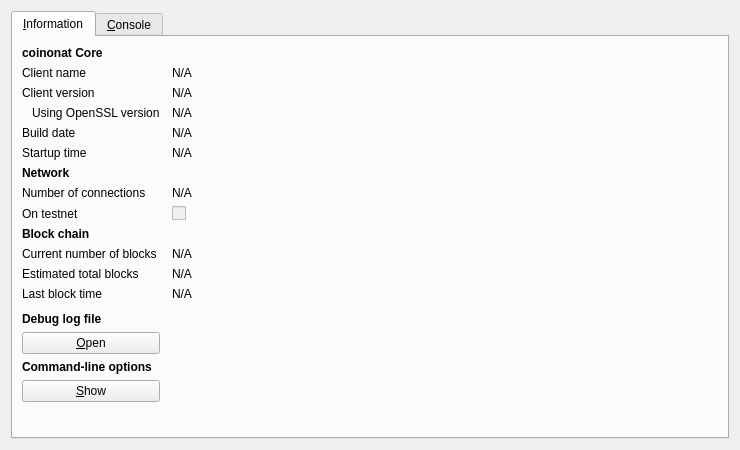
<?xml version="1.0" encoding="UTF-8"?>
<ui version="4.0">
 <class>RPCConsole</class>
 <widget class="QDialog" name="RPCConsole">
  <property name="geometry">
   <rect>
    <x>0</x>
    <y>0</y>
    <width>740</width>
    <height>450</height>
   </rect>
  </property>
  <property name="windowTitle">
   <string>coinonat - Debug window</string>
  </property>
  <layout class="QVBoxLayout" name="verticalLayout_2">
   <item>
    <widget class="QTabWidget" name="tabWidget">
     <property name="currentIndex">
      <number>0</number>
     </property>
     <widget class="QWidget" name="tab_info">
      <attribute name="title">
       <string>&amp;Information</string>
      </attribute>
      <layout class="QGridLayout" name="gridLayout" columnstretch="0,1">
       <property name="horizontalSpacing">
        <number>12</number>
       </property>
       <item row="0" column="0">
        <widget class="QLabel" name="label_9">
         <property name="font">
          <font>
           <weight>75</weight>
           <bold>true</bold>
          </font>
         </property>
         <property name="text">
          <string>coinonat Core</string>
         </property>
        </widget>
       </item>
       <item row="1" column="0">
        <widget class="QLabel" name="label_5">
         <property name="text">
          <string>Client name</string>
         </property>
        </widget>
       </item>
       <item row="1" column="1">
        <widget class="QLabel" name="clientName">
         <property name="cursor">
          <cursorShape>IBeamCursor</cursorShape>
         </property>
         <property name="text">
          <string>N/A</string>
         </property>
         <property name="textFormat">
          <enum>Qt::PlainText</enum>
         </property>
         <property name="textInteractionFlags">
          <set>Qt::LinksAccessibleByMouse|Qt::TextSelectableByKeyboard|Qt::TextSelectableByMouse</set>
         </property>
        </widget>
       </item>
       <item row="2" column="0">
        <widget class="QLabel" name="label_6">
         <property name="text">
          <string>Client version</string>
         </property>
        </widget>
       </item>
       <item row="2" column="1">
        <widget class="QLabel" name="clientVersion">
         <property name="cursor">
          <cursorShape>IBeamCursor</cursorShape>
         </property>
         <property name="text">
          <string>N/A</string>
         </property>
         <property name="textFormat">
          <enum>Qt::PlainText</enum>
         </property>
         <property name="textInteractionFlags">
          <set>Qt::LinksAccessibleByMouse|Qt::TextSelectableByKeyboard|Qt::TextSelectableByMouse</set>
         </property>
        </widget>
       </item>
       <item row="3" column="0">
        <widget class="QLabel" name="label_14">
         <property name="text">
          <string>Using OpenSSL version</string>
         </property>
         <property name="indent">
          <number>10</number>
         </property>
        </widget>
       </item>
       <item row="3" column="1">
        <widget class="QLabel" name="openSSLVersion">
         <property name="cursor">
          <cursorShape>IBeamCursor</cursorShape>
         </property>
         <property name="text">
          <string>N/A</string>
         </property>
         <property name="textFormat">
          <enum>Qt::PlainText</enum>
         </property>
         <property name="textInteractionFlags">
          <set>Qt::LinksAccessibleByMouse|Qt::TextSelectableByKeyboard|Qt::TextSelectableByMouse</set>
         </property>
        </widget>
       </item>
       <item row="4" column="0">
        <widget class="QLabel" name="label_12">
         <property name="text">
          <string>Build date</string>
         </property>
        </widget>
       </item>
       <item row="4" column="1">
        <widget class="QLabel" name="buildDate">
         <property name="cursor">
          <cursorShape>IBeamCursor</cursorShape>
         </property>
         <property name="text">
          <string>N/A</string>
         </property>
         <property name="textFormat">
          <enum>Qt::PlainText</enum>
         </property>
         <property name="textInteractionFlags">
          <set>Qt::LinksAccessibleByMouse|Qt::TextSelectableByKeyboard|Qt::TextSelectableByMouse</set>
         </property>
        </widget>
       </item>
       <item row="5" column="0">
        <widget class="QLabel" name="label_13">
         <property name="text">
          <string>Startup time</string>
         </property>
        </widget>
       </item>
       <item row="5" column="1">
        <widget class="QLabel" name="startupTime">
         <property name="cursor">
          <cursorShape>IBeamCursor</cursorShape>
         </property>
         <property name="text">
          <string>N/A</string>
         </property>
         <property name="textFormat">
          <enum>Qt::PlainText</enum>
         </property>
         <property name="textInteractionFlags">
          <set>Qt::LinksAccessibleByMouse|Qt::TextSelectableByKeyboard|Qt::TextSelectableByMouse</set>
         </property>
        </widget>
       </item>
       <item row="6" column="0">
        <widget class="QLabel" name="label_11">
         <property name="font">
          <font>
           <weight>75</weight>
           <bold>true</bold>
          </font>
         </property>
         <property name="text">
          <string>Network</string>
         </property>
        </widget>
       </item>
       <item row="7" column="0">
        <widget class="QLabel" name="label_7">
         <property name="text">
          <string>Number of connections</string>
         </property>
        </widget>
       </item>
       <item row="7" column="1">
        <widget class="QLabel" name="numberOfConnections">
         <property name="cursor">
          <cursorShape>IBeamCursor</cursorShape>
         </property>
         <property name="text">
          <string>N/A</string>
         </property>
         <property name="textFormat">
          <enum>Qt::PlainText</enum>
         </property>
         <property name="textInteractionFlags">
          <set>Qt::LinksAccessibleByMouse|Qt::TextSelectableByKeyboard|Qt::TextSelectableByMouse</set>
         </property>
        </widget>
       </item>
       <item row="8" column="0">
        <widget class="QLabel" name="label_8">
         <property name="text">
          <string>On testnet</string>
         </property>
        </widget>
       </item>
       <item row="8" column="1">
        <widget class="QCheckBox" name="isTestNet">
         <property name="enabled">
          <bool>false</bool>
         </property>
         <property name="text">
          <string/>
         </property>
        </widget>
       </item>
       <item row="9" column="0">
        <widget class="QLabel" name="label_10">
         <property name="font">
          <font>
           <weight>75</weight>
           <bold>true</bold>
          </font>
         </property>
         <property name="text">
          <string>Block chain</string>
         </property>
        </widget>
       </item>
       <item row="10" column="0">
        <widget class="QLabel" name="label_3">
         <property name="text">
          <string>Current number of blocks</string>
         </property>
        </widget>
       </item>
       <item row="10" column="1">
        <widget class="QLabel" name="numberOfBlocks">
         <property name="cursor">
          <cursorShape>IBeamCursor</cursorShape>
         </property>
         <property name="text">
          <string>N/A</string>
         </property>
         <property name="textFormat">
          <enum>Qt::PlainText</enum>
         </property>
         <property name="textInteractionFlags">
          <set>Qt::LinksAccessibleByMouse|Qt::TextSelectableByKeyboard|Qt::TextSelectableByMouse</set>
         </property>
        </widget>
       </item>
       <item row="11" column="0">
        <widget class="QLabel" name="label_4">
         <property name="text">
          <string>Estimated total blocks</string>
         </property>
        </widget>
       </item>
       <item row="11" column="1">
        <widget class="QLabel" name="totalBlocks">
         <property name="cursor">
          <cursorShape>IBeamCursor</cursorShape>
         </property>
         <property name="text">
          <string>N/A</string>
         </property>
         <property name="textFormat">
          <enum>Qt::PlainText</enum>
         </property>
         <property name="textInteractionFlags">
          <set>Qt::LinksAccessibleByMouse|Qt::TextSelectableByKeyboard|Qt::TextSelectableByMouse</set>
         </property>
        </widget>
       </item>
       <item row="12" column="0">
        <widget class="QLabel" name="label_2">
         <property name="text">
          <string>Last block time</string>
         </property>
        </widget>
       </item>
       <item row="12" column="1">
        <widget class="QLabel" name="lastBlockTime">
         <property name="cursor">
          <cursorShape>IBeamCursor</cursorShape>
         </property>
         <property name="text">
          <string>N/A</string>
         </property>
         <property name="textFormat">
          <enum>Qt::PlainText</enum>
         </property>
         <property name="textInteractionFlags">
          <set>Qt::LinksAccessibleByMouse|Qt::TextSelectableByKeyboard|Qt::TextSelectableByMouse</set>
         </property>
        </widget>
       </item>
       <item row="13" column="0">
        <spacer name="verticalSpacer_2">
         <property name="orientation">
          <enum>Qt::Vertical</enum>
         </property>
         <property name="sizeHint" stdset="0">
          <size>
           <width>20</width>
           <height>20</height>
          </size>
         </property>
        </spacer>
       </item>
       <item row="14" column="0">
        <widget class="QLabel" name="labelDebugLogfile">
         <property name="font">
          <font>
           <weight>75</weight>
           <bold>true</bold>
          </font>
         </property>
         <property name="text">
          <string>Debug log file</string>
         </property>
        </widget>
       </item>
       <item row="15" column="0">
        <widget class="QPushButton" name="openDebugLogfileButton">
         <property name="toolTip">
          <string>Open the coinonat debug log file from the current data directory. This can take a few seconds for large log files.</string>
         </property>
         <property name="text">
          <string>&amp;Open</string>
         </property>
         <property name="autoDefault">
          <bool>false</bool>
         </property>
        </widget>
       </item>
       <item row="16" column="0">
        <widget class="QLabel" name="labelCLOptions">
         <property name="font">
          <font>
           <weight>75</weight>
           <bold>true</bold>
          </font>
         </property>
         <property name="text">
          <string>Command-line options</string>
         </property>
        </widget>
       </item>
       <item row="17" column="0">
        <widget class="QPushButton" name="showCLOptionsButton">
         <property name="toolTip">
          <string>Show the coinonat-Qt help message to get a list with possible coinonat command-line options.</string>
         </property>
         <property name="text">
          <string>&amp;Show</string>
         </property>
         <property name="autoDefault">
          <bool>false</bool>
         </property>
        </widget>
       </item>
       <item row="18" column="0">
        <spacer name="verticalSpacer">
         <property name="orientation">
          <enum>Qt::Vertical</enum>
         </property>
         <property name="sizeHint" stdset="0">
          <size>
           <width>20</width>
           <height>40</height>
          </size>
         </property>
        </spacer>
       </item>
      </layout>
     </widget>
     <widget class="QWidget" name="tab_console">
      <attribute name="title">
       <string>&amp;Console</string>
      </attribute>
      <layout class="QVBoxLayout" name="verticalLayout_3">
       <property name="spacing">
        <number>3</number>
       </property>
       <item>
        <widget class="QTextEdit" name="messagesWidget">
         <property name="minimumSize">
          <size>
           <width>0</width>
           <height>100</height>
          </size>
         </property>
         <property name="readOnly">
          <bool>true</bool>
         </property>
         <property name="tabKeyNavigation" stdset="0">
          <bool>false</bool>
         </property>
         <property name="columnCount" stdset="0">
          <number>2</number>
         </property>
        </widget>
       </item>
       <item>
        <layout class="QHBoxLayout" name="horizontalLayout">
         <property name="spacing">
          <number>3</number>
         </property>
         <item>
          <widget class="QLabel" name="label">
           <property name="text">
            <string notr="true">&gt;</string>
           </property>
          </widget>
         </item>
         <item>
          <widget class="QLineEdit" name="lineEdit"/>
         </item>
         <item>
          <widget class="QPushButton" name="clearButton">
           <property name="maximumSize">
            <size>
             <width>24</width>
             <height>24</height>
            </size>
           </property>
           <property name="toolTip">
            <string>Clear console</string>
           </property>
           <property name="text">
            <string/>
           </property>
           <property name="icon">
            <iconset resource="../coinonat.qrc">
             <normaloff>:/icons/remove</normaloff>:/icons/remove</iconset>
           </property>
           <property name="shortcut">
            <string notr="true">Ctrl+L</string>
           </property>
           <property name="autoDefault">
            <bool>false</bool>
           </property>
          </widget>
         </item>
        </layout>
       </item>
      </layout>
     </widget>
    </widget>
   </item>
  </layout>
 </widget>
 <resources>
  <include location="../coinonat.qrc"/>
 </resources>
 <connections/>
</ui>
